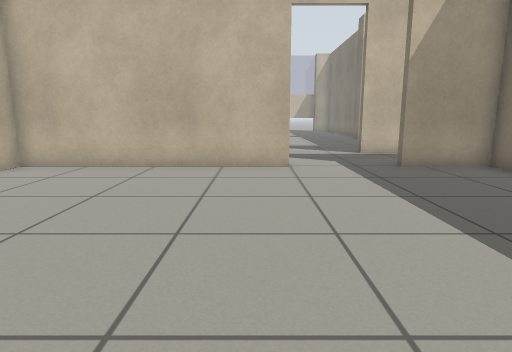
View 1 (above)

22 first-person views from a walk through a world built for the Gazebo simulator. The camera is 0.72 m above the floor, tilts 10° down and sees 75° across. The floor is counted in squares, 0.5 m on a side. Each view is taken from the middle of a square. On the plan, view 1 faces up. The plan holds only what a view shows up to about 15 squares ahead; the rest is blank. The place goes on beyond the plan.

View 2
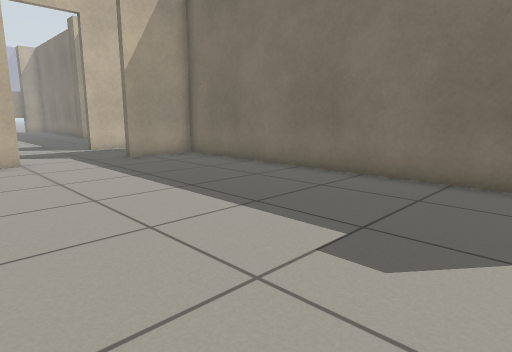

View 3
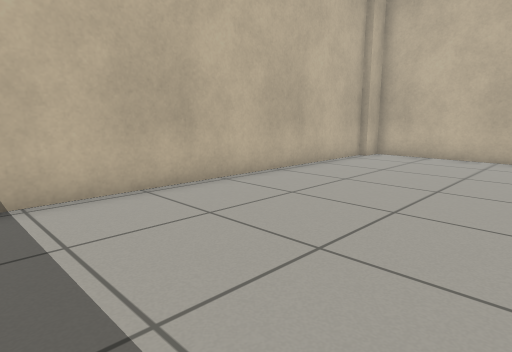

View 4
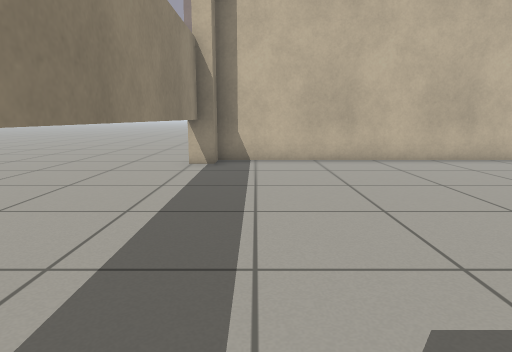

View 5
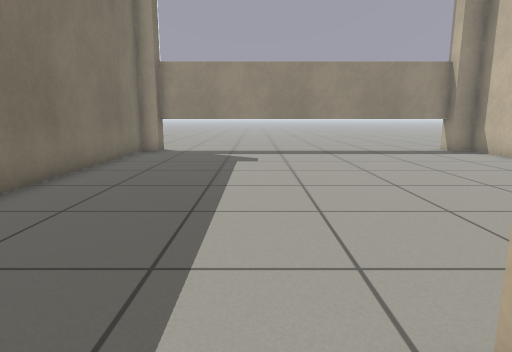

View 6
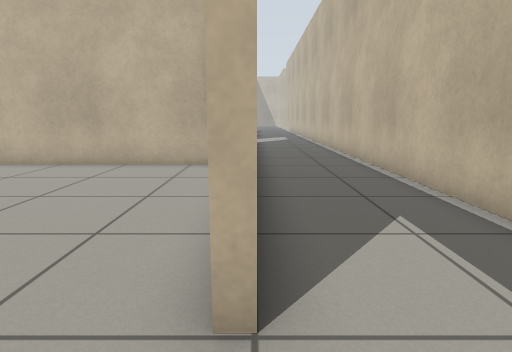

View 7
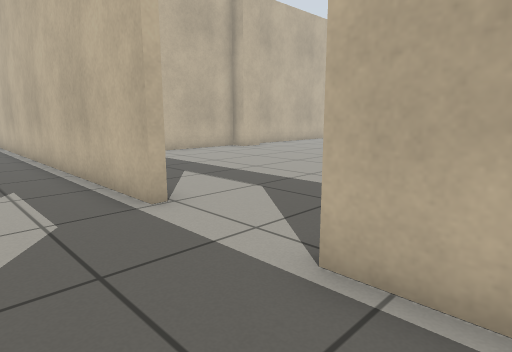

View 8
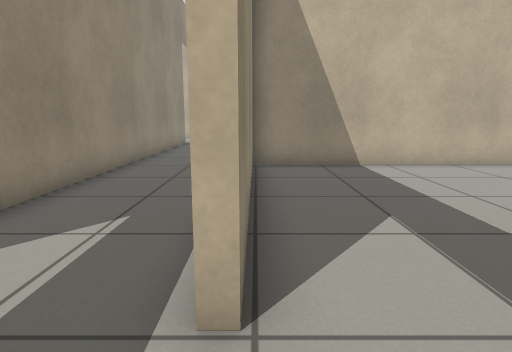

View 9
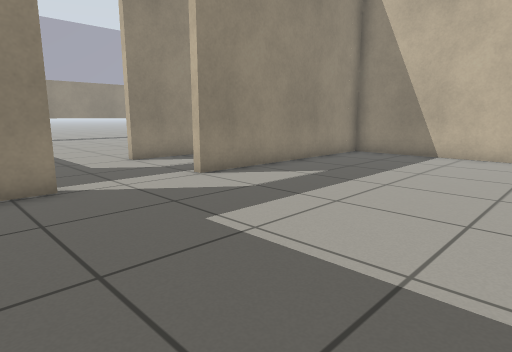

View 10
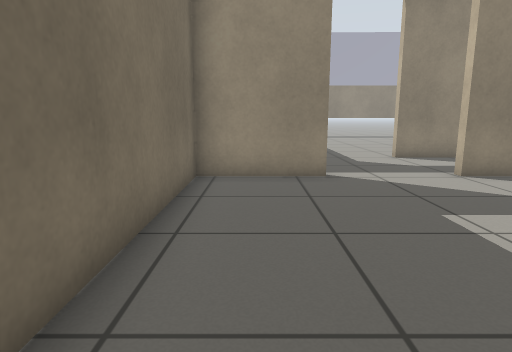

View 11
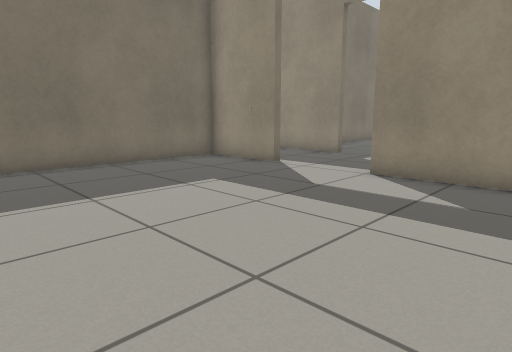

View 12
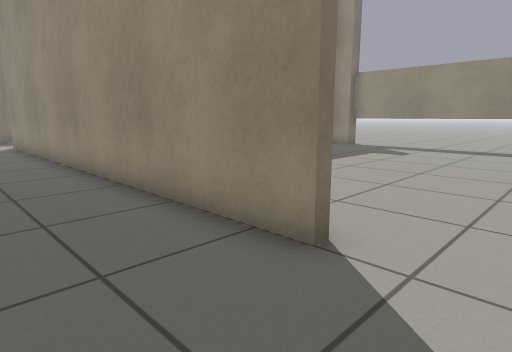

View 13
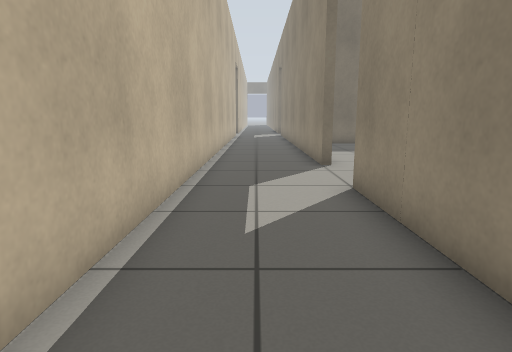

View 14
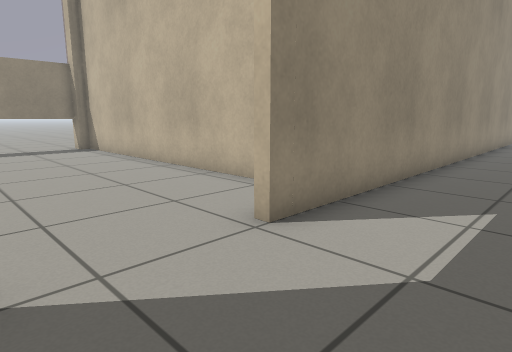

View 15
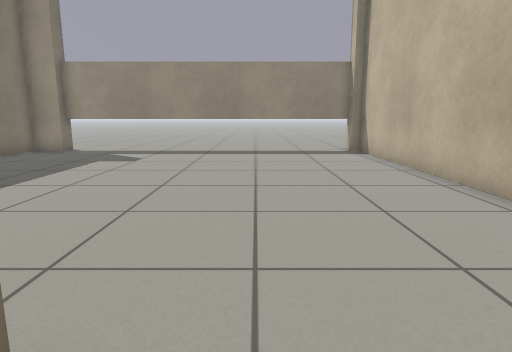

View 16
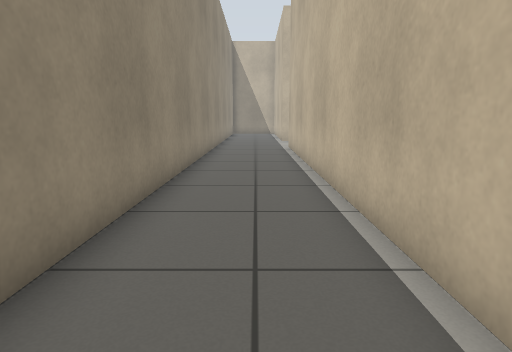

View 17
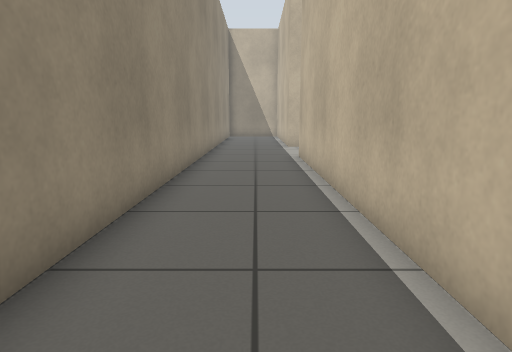

View 18
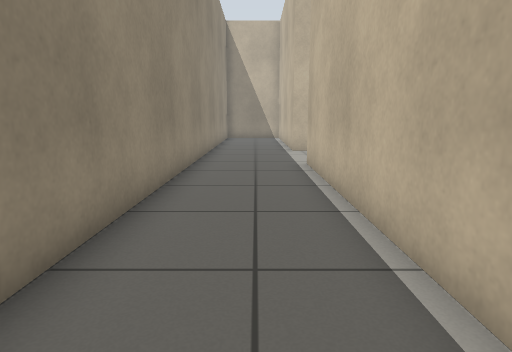

View 19
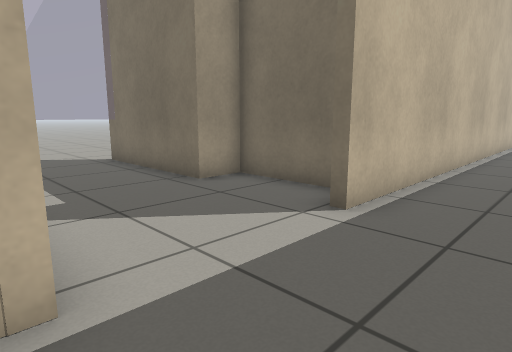

View 20
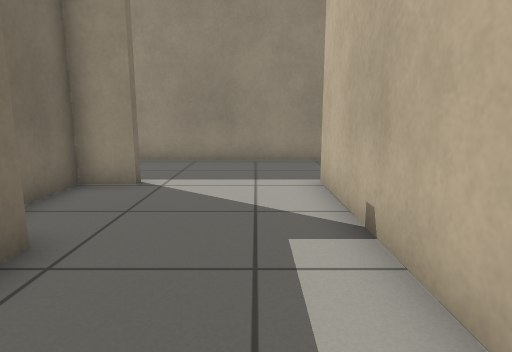

View 21
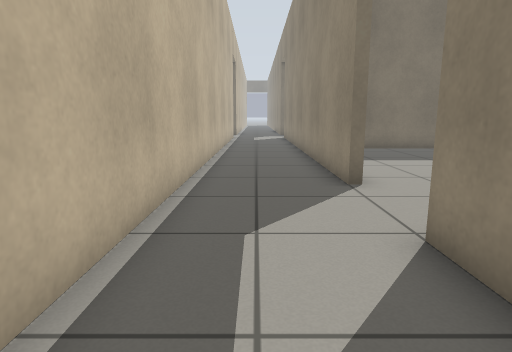

View 22
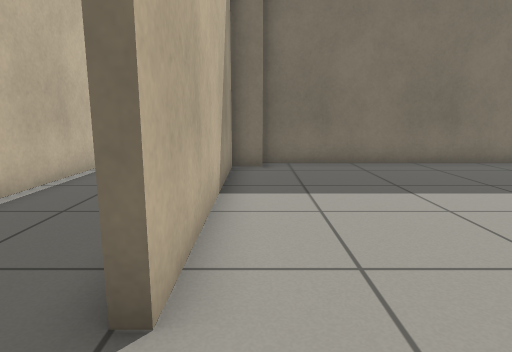

### Floor plan
Points are (right, up) in squares from view 1. A wall is a line through its corners. A room is listed if a view was taken in it or the views show most of it. See-through windows are left out.
Room 1 (views 1, 2, 3, 4)
walls: (1, 9.7) (-6.9, 9.7) (-6.9, 8.8); (-7.2, 8.9) (-7.2, -3.3) (-6.3, -3.3) (-6.3, -4.1); (-6.4, -3.8) (6.2, -3.8); (6.2, -4.1) (6.2, -3.3) (6.9, -3.3) (6.9, 9.7) (4.3, 9.7)
ways out: opening at (2.5, 10) to room 2
Room 2 (views 5, 6, 7, 12, 13, 14, 15, 16, 17, 18, 19, 20, 21)
walls: (-15.9, 9.7) (-15.9, 10) (1, 10) (1, 9.7); (1, 13.6) (-38.4, 13.6) (-38.4, 13.9) (-37.2, 13.9) (-37.1, 17.4) (-38.4, 17.4) (-38.4, 22.6); (-42.5, 19.4) (-42.5, 13.6) (-43.4, 13.6); (-43.5, 10) (-19.3, 10); (4.3, 9.7) (4.3, 10) (7.1, 10); (5.9, 13.6) (4.3, 13.6)
ways out: opening at (2.5, 10) to room 1; opening at (2.5, 14) to room 3; opening at (-17.5, 10) to room 4
Room 3 (views 8, 9, 10, 11)
walls: (4.3, 13.6) (4.3, 13.9) (7.5, 13.9) (7.5, 20.8); (-7.2, 21.9) (-7.2, 13.9) (1, 13.9) (1, 13.6)
ways out: opening at (2.5, 14) to room 2
Room 4 (view 22)
walls: (-7.5, 0.9) (-7.5, 8.9); (-21.5, 7.5) (-21.5, -3.3); (-21.1, -3.3) (-21.1, -4.1); (-8.2, 8.7) (-8.2, 9.7) (-15.9, 9.7); (-21.1, -3.8) (-8.6, -3.8); (-8.7, -4.1) (-8.7, -3.3) (-7.5, -3.3) (-7.5, -1.2)
ways out: opening at (-17.5, 10) to room 2

Positions as (right, up) in squares from view 1, and headings:
1: (0, 0), facing up
2: (-1, -2), facing up-right
3: (-1, -3), facing up-left
4: (4, -2), facing left
5: (2, 11), facing down
6: (3, 10), facing left
7: (6, 11), facing up-left
8: (3, 14), facing left
9: (6, 21), facing down-left
10: (6, 22), facing down
11: (-3, 22), facing down-right
12: (-18, 13), facing down-right
13: (-26, 12), facing right
14: (-16, 13), facing down-left
15: (-17, 11), facing down
16: (-22, 12), facing left
17: (-26, 12), facing left
18: (-28, 12), facing left
19: (-43, 11), facing up-right
20: (-41, 21), facing down
21: (-23, 12), facing right
22: (-18, 9), facing right
